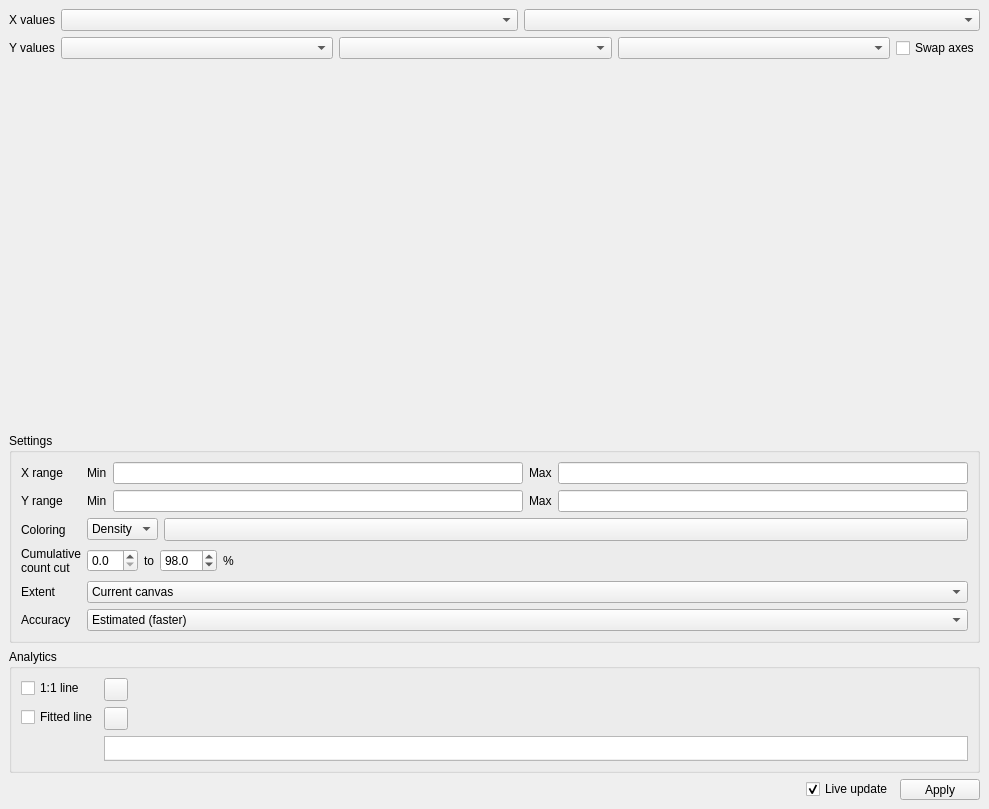
<?xml version="1.0" encoding="UTF-8"?>
<ui version="4.0">
 <class>MainWindow</class>
 <widget class="QMainWindow" name="MainWindow">
  <property name="geometry">
   <rect>
    <x>0</x>
    <y>0</y>
    <width>989</width>
    <height>809</height>
   </rect>
  </property>
  <property name="minimumSize">
   <size>
    <width>0</width>
    <height>100</height>
   </size>
  </property>
  <property name="windowTitle">
   <string>Scatter Plot</string>
  </property>
  <widget class="QWidget" name="centralwidget">
   <layout class="QVBoxLayout" name="verticalLayout" stretch="0,0,1,0,0">
    <item>
     <layout class="QFormLayout" name="formLayout_2">
      <item row="0" column="0">
       <widget class="QLabel" name="label_5">
        <property name="sizePolicy">
         <sizepolicy hsizetype="Fixed" vsizetype="Preferred">
          <horstretch>0</horstretch>
          <verstretch>0</verstretch>
         </sizepolicy>
        </property>
        <property name="text">
         <string>X values</string>
        </property>
       </widget>
      </item>
      <item row="0" column="1">
       <layout class="QHBoxLayout" name="horizontalLayout_7">
        <item>
         <widget class="QgsMapLayerComboBox" name="mLayerX">
          <property name="toolTip">
           <string/>
          </property>
          <property name="currentIndex">
           <number>-1</number>
          </property>
          <property name="allowEmptyLayer" stdset="0">
           <bool>true</bool>
          </property>
          <property name="showCrs" stdset="0">
           <bool>true</bool>
          </property>
         </widget>
        </item>
        <item>
         <widget class="QgsRasterBandComboBox" name="mBandX">
          <property name="editable">
           <bool>false</bool>
          </property>
          <property name="currentIndex">
           <number>-1</number>
          </property>
         </widget>
        </item>
       </layout>
      </item>
      <item row="1" column="0">
       <widget class="QLabel" name="label_7">
        <property name="sizePolicy">
         <sizepolicy hsizetype="Fixed" vsizetype="Preferred">
          <horstretch>0</horstretch>
          <verstretch>0</verstretch>
         </sizepolicy>
        </property>
        <property name="text">
         <string>Y values</string>
        </property>
       </widget>
      </item>
      <item row="1" column="1">
       <layout class="QHBoxLayout" name="horizontalLayout">
        <item>
         <widget class="QgsMapLayerComboBox" name="mLayerY">
          <property name="toolTip">
           <string/>
          </property>
          <property name="currentIndex">
           <number>-1</number>
          </property>
          <property name="allowEmptyLayer" stdset="0">
           <bool>true</bool>
          </property>
          <property name="showCrs" stdset="0">
           <bool>true</bool>
          </property>
         </widget>
        </item>
        <item>
         <widget class="QgsRasterBandComboBox" name="mBandY">
          <property name="editable">
           <bool>false</bool>
          </property>
         </widget>
        </item>
        <item>
         <widget class="QgsFieldComboBox" name="mFieldY">
          <property name="editable">
           <bool>false</bool>
          </property>
          <property name="currentIndex">
           <number>-1</number>
          </property>
          <property name="allowEmptyFieldName" stdset="0">
           <bool>true</bool>
          </property>
         </widget>
        </item>
        <item>
         <widget class="QCheckBox" name="mSwapAxes">
          <property name="sizePolicy">
           <sizepolicy hsizetype="Fixed" vsizetype="Fixed">
            <horstretch>0</horstretch>
            <verstretch>0</verstretch>
           </sizepolicy>
          </property>
          <property name="text">
           <string>Swap axes</string>
          </property>
         </widget>
        </item>
       </layout>
      </item>
     </layout>
    </item>
    <item>
     <widget class="ScatterPlotWidget" name="mScatterPlot" native="true">
      <property name="sizePolicy">
       <sizepolicy hsizetype="Preferred" vsizetype="Preferred">
        <horstretch>0</horstretch>
        <verstretch>1</verstretch>
       </sizepolicy>
      </property>
     </widget>
    </item>
    <item>
     <widget class="QgsCollapsibleGroupBox" name="mGroupBox">
      <property name="sizePolicy">
       <sizepolicy hsizetype="Preferred" vsizetype="Fixed">
        <horstretch>0</horstretch>
        <verstretch>0</verstretch>
       </sizepolicy>
      </property>
      <property name="title">
       <string>Settings</string>
      </property>
      <property name="collapsed" stdset="0">
       <bool>false</bool>
      </property>
      <layout class="QVBoxLayout" name="verticalLayout_2">
       <item>
        <layout class="QFormLayout" name="formLayout">
         <item row="0" column="0">
          <widget class="QLabel" name="label_3">
           <property name="text">
            <string>X range</string>
           </property>
          </widget>
         </item>
         <item row="0" column="1">
          <layout class="QHBoxLayout" name="horizontalLayout_4">
           <item>
            <widget class="QLabel" name="label_10">
             <property name="sizePolicy">
              <sizepolicy hsizetype="Fixed" vsizetype="Preferred">
               <horstretch>0</horstretch>
               <verstretch>0</verstretch>
              </sizepolicy>
             </property>
             <property name="text">
              <string>Min</string>
             </property>
            </widget>
           </item>
           <item>
            <widget class="QgsFilterLineEdit" name="mMinimumX">
             <property name="nullValue" stdset="0">
              <string>band minimum</string>
             </property>
             <property name="qgisRelation" stdset="0">
              <string notr="true"/>
             </property>
            </widget>
           </item>
           <item>
            <widget class="QLabel" name="label_11">
             <property name="sizePolicy">
              <sizepolicy hsizetype="Fixed" vsizetype="Preferred">
               <horstretch>0</horstretch>
               <verstretch>0</verstretch>
              </sizepolicy>
             </property>
             <property name="text">
              <string>Max</string>
             </property>
            </widget>
           </item>
           <item>
            <widget class="QgsFilterLineEdit" name="mMaximumX">
             <property name="nullValue" stdset="0">
              <string>band maximum</string>
             </property>
             <property name="qgisRelation" stdset="0">
              <string notr="true"/>
             </property>
            </widget>
           </item>
          </layout>
         </item>
         <item row="1" column="0">
          <widget class="QLabel" name="label_6">
           <property name="text">
            <string>Y range</string>
           </property>
          </widget>
         </item>
         <item row="1" column="1">
          <layout class="QHBoxLayout" name="horizontalLayout_5">
           <item>
            <widget class="QLabel" name="label_12">
             <property name="sizePolicy">
              <sizepolicy hsizetype="Fixed" vsizetype="Preferred">
               <horstretch>0</horstretch>
               <verstretch>0</verstretch>
              </sizepolicy>
             </property>
             <property name="text">
              <string>Min</string>
             </property>
            </widget>
           </item>
           <item>
            <widget class="QgsFilterLineEdit" name="mMinimumY">
             <property name="nullValue" stdset="0">
              <string>band minimum</string>
             </property>
             <property name="qgisRelation" stdset="0">
              <string notr="true"/>
             </property>
            </widget>
           </item>
           <item>
            <widget class="QLabel" name="label_13">
             <property name="sizePolicy">
              <sizepolicy hsizetype="Fixed" vsizetype="Preferred">
               <horstretch>0</horstretch>
               <verstretch>0</verstretch>
              </sizepolicy>
             </property>
             <property name="text">
              <string>Max</string>
             </property>
            </widget>
           </item>
           <item>
            <widget class="QgsFilterLineEdit" name="mMaximumY">
             <property name="nullValue" stdset="0">
              <string>band maximum</string>
             </property>
             <property name="qgisRelation" stdset="0">
              <string notr="true"/>
             </property>
            </widget>
           </item>
          </layout>
         </item>
         <item row="3" column="0">
          <widget class="QLabel" name="label_15">
           <property name="text">
            <string>Coloring</string>
           </property>
          </widget>
         </item>
         <item row="3" column="1">
          <layout class="QHBoxLayout" name="horizontalLayout_3">
           <item>
            <widget class="QComboBox" name="mColoringType">
             <item>
              <property name="text">
               <string>Density</string>
              </property>
             </item>
             <item>
              <property name="text">
               <string>Scatter</string>
              </property>
             </item>
            </widget>
           </item>
           <item>
            <widget class="QStackedWidget" name="stackedWidget">
             <property name="minimumSize">
              <size>
               <width>100</width>
               <height>0</height>
              </size>
             </property>
             <property name="currentIndex">
              <number>0</number>
             </property>
             <widget class="QWidget" name="page">
              <layout class="QVBoxLayout" name="verticalLayout_3">
               <property name="leftMargin">
                <number>0</number>
               </property>
               <property name="topMargin">
                <number>0</number>
               </property>
               <property name="rightMargin">
                <number>0</number>
               </property>
               <property name="bottomMargin">
                <number>0</number>
               </property>
               <item>
                <widget class="QgsColorRampButton" name="mColoringRamp">
                 <property name="sizePolicy">
                  <sizepolicy hsizetype="Preferred" vsizetype="Fixed">
                   <horstretch>1</horstretch>
                   <verstretch>0</verstretch>
                  </sizepolicy>
                 </property>
                 <property name="text">
                  <string/>
                 </property>
                </widget>
               </item>
              </layout>
             </widget>
             <widget class="QWidget" name="page_2">
              <layout class="QVBoxLayout" name="verticalLayout_4">
               <property name="leftMargin">
                <number>0</number>
               </property>
               <property name="topMargin">
                <number>0</number>
               </property>
               <property name="rightMargin">
                <number>0</number>
               </property>
               <property name="bottomMargin">
                <number>0</number>
               </property>
               <item>
                <layout class="QHBoxLayout" name="horizontalLayout_11">
                 <item>
                  <widget class="QgsColorButton" name="mColoringColor">
                   <property name="color" stdset="0">
                    <color>
                     <red>255</red>
                     <green>255</green>
                     <blue>255</blue>
                    </color>
                   </property>
                   <property name="defaultColor" stdset="0">
                    <color>
                     <red>255</red>
                     <green>255</green>
                     <blue>255</blue>
                    </color>
                   </property>
                  </widget>
                 </item>
                 <item>
                  <widget class="MarkerSymbolComboBox" name="mColoringSymbol"/>
                 </item>
                 <item>
                  <widget class="QSpinBox" name="mColoringSymbolSize">
                   <property name="minimum">
                    <number>1</number>
                   </property>
                   <property name="value">
                    <number>10</number>
                   </property>
                  </widget>
                 </item>
                 <item>
                  <spacer name="horizontalSpacer_6">
                   <property name="orientation">
                    <enum>Qt::Horizontal</enum>
                   </property>
                   <property name="sizeHint" stdset="0">
                    <size>
                     <width>40</width>
                     <height>20</height>
                    </size>
                   </property>
                  </spacer>
                 </item>
                </layout>
               </item>
              </layout>
             </widget>
            </widget>
           </item>
          </layout>
         </item>
         <item row="4" column="0">
          <widget class="QLabel" name="label_16">
           <property name="text">
            <string>Cumulative
count cut</string>
           </property>
          </widget>
         </item>
         <item row="4" column="1">
          <layout class="QHBoxLayout" name="horizontalLayout_6">
           <item>
            <widget class="QDoubleSpinBox" name="mDensityP1">
             <property name="suffix">
              <string/>
             </property>
             <property name="decimals">
              <number>1</number>
             </property>
             <property name="minimum">
              <double>0.000000000000000</double>
             </property>
             <property name="maximum">
              <double>90.000000000000000</double>
             </property>
             <property name="singleStep">
              <double>5.000000000000000</double>
             </property>
             <property name="value">
              <double>0.000000000000000</double>
             </property>
            </widget>
           </item>
           <item>
            <widget class="QLabel" name="label_18">
             <property name="text">
              <string>to</string>
             </property>
            </widget>
           </item>
           <item>
            <widget class="QDoubleSpinBox" name="mDensityP2">
             <property name="suffix">
              <string/>
             </property>
             <property name="decimals">
              <number>1</number>
             </property>
             <property name="minimum">
              <double>90.099999999999994</double>
             </property>
             <property name="maximum">
              <double>100.000000000000000</double>
             </property>
             <property name="singleStep">
              <double>0.100000000000000</double>
             </property>
             <property name="value">
              <double>98.000000000000000</double>
             </property>
            </widget>
           </item>
           <item>
            <widget class="QLabel" name="label_17">
             <property name="text">
              <string>%</string>
             </property>
            </widget>
           </item>
           <item>
            <spacer name="horizontalSpacer_3">
             <property name="orientation">
              <enum>Qt::Horizontal</enum>
             </property>
             <property name="sizeHint" stdset="0">
              <size>
               <width>40</width>
               <height>20</height>
              </size>
             </property>
            </spacer>
           </item>
          </layout>
         </item>
         <item row="5" column="0">
          <widget class="QLabel" name="label_34">
           <property name="sizePolicy">
            <sizepolicy hsizetype="Fixed" vsizetype="Preferred">
             <horstretch>0</horstretch>
             <verstretch>0</verstretch>
            </sizepolicy>
           </property>
           <property name="text">
            <string>Extent</string>
           </property>
          </widget>
         </item>
         <item row="5" column="1">
          <widget class="QComboBox" name="mExtent">
           <property name="toolTip">
            <string>The Statistics extent.</string>
           </property>
           <property name="currentIndex">
            <number>1</number>
           </property>
           <item>
            <property name="text">
             <string>Whole raster</string>
            </property>
           </item>
           <item>
            <property name="text">
             <string>Current canvas</string>
            </property>
           </item>
          </widget>
         </item>
         <item row="6" column="0">
          <widget class="QLabel" name="label_35">
           <property name="sizePolicy">
            <sizepolicy hsizetype="Fixed" vsizetype="Preferred">
             <horstretch>0</horstretch>
             <verstretch>0</verstretch>
            </sizepolicy>
           </property>
           <property name="text">
            <string>Accuracy</string>
           </property>
          </widget>
         </item>
         <item row="6" column="1">
          <widget class="QComboBox" name="mAccuracy">
           <property name="toolTip">
            <string>The calculation accuracy.</string>
           </property>
           <property name="currentIndex">
            <number>0</number>
           </property>
           <item>
            <property name="text">
             <string>Estimated (faster)</string>
            </property>
           </item>
           <item>
            <property name="text">
             <string>Actual (slower)</string>
            </property>
           </item>
          </widget>
         </item>
        </layout>
       </item>
      </layout>
     </widget>
    </item>
    <item>
     <widget class="QgsCollapsibleGroupBox" name="mGroupBox_2">
      <property name="sizePolicy">
       <sizepolicy hsizetype="Preferred" vsizetype="Fixed">
        <horstretch>0</horstretch>
        <verstretch>0</verstretch>
       </sizepolicy>
      </property>
      <property name="minimumSize">
       <size>
        <width>0</width>
        <height>100</height>
       </size>
      </property>
      <property name="title">
       <string>Analytics</string>
      </property>
      <layout class="QFormLayout" name="formLayout_3">
       <item row="0" column="1">
        <layout class="QHBoxLayout" name="horizontalLayout_9">
         <item>
          <widget class="QgsColorButton" name="mOneToOneLineColor">
           <property name="color" stdset="0">
            <color>
             <red>170</red>
             <green>255</green>
             <blue>0</blue>
            </color>
           </property>
           <property name="defaultColor" stdset="0">
            <color>
             <red>170</red>
             <green>255</green>
             <blue>0</blue>
            </color>
           </property>
          </widget>
         </item>
         <item>
          <spacer name="horizontalSpacer_4">
           <property name="orientation">
            <enum>Qt::Horizontal</enum>
           </property>
           <property name="sizeHint" stdset="0">
            <size>
             <width>40</width>
             <height>20</height>
            </size>
           </property>
          </spacer>
         </item>
        </layout>
       </item>
       <item row="0" column="0">
        <widget class="QCheckBox" name="mOneToOneLine">
         <property name="text">
          <string>1:1 line</string>
         </property>
        </widget>
       </item>
       <item row="1" column="0">
        <widget class="QCheckBox" name="mFittedLine">
         <property name="text">
          <string>Fitted line</string>
         </property>
        </widget>
       </item>
       <item row="1" column="1">
        <layout class="QHBoxLayout" name="horizontalLayout_10">
         <item>
          <widget class="QgsColorButton" name="mFittedLineColor">
           <property name="color" stdset="0">
            <color>
             <red>0</red>
             <green>255</green>
             <blue>255</blue>
            </color>
           </property>
           <property name="defaultColor" stdset="0">
            <color>
             <red>0</red>
             <green>255</green>
             <blue>255</blue>
            </color>
           </property>
          </widget>
         </item>
         <item>
          <spacer name="horizontalSpacer_5">
           <property name="orientation">
            <enum>Qt::Horizontal</enum>
           </property>
           <property name="sizeHint" stdset="0">
            <size>
             <width>40</width>
             <height>20</height>
            </size>
           </property>
          </spacer>
         </item>
        </layout>
       </item>
       <item row="2" column="1">
        <widget class="QPlainTextEdit" name="mFittedLineReport">
         <property name="maximumSize">
          <size>
           <width>16777215</width>
           <height>25</height>
          </size>
         </property>
         <property name="readOnly">
          <bool>true</bool>
         </property>
         <property name="backgroundVisible">
          <bool>true</bool>
         </property>
        </widget>
       </item>
      </layout>
     </widget>
    </item>
    <item>
     <layout class="QHBoxLayout" name="horizontalLayout_2">
      <item>
       <spacer name="horizontalSpacer">
        <property name="orientation">
         <enum>Qt::Horizontal</enum>
        </property>
        <property name="sizeHint" stdset="0">
         <size>
          <width>40</width>
          <height>20</height>
         </size>
        </property>
       </spacer>
      </item>
      <item>
       <widget class="QCheckBox" name="mLiveUpdate">
        <property name="toolTip">
         <string>Whether to auto-apply styling.</string>
        </property>
        <property name="text">
         <string>Live update</string>
        </property>
        <property name="checked">
         <bool>true</bool>
        </property>
       </widget>
      </item>
      <item>
       <widget class="QToolButton" name="mApply">
        <property name="sizePolicy">
         <sizepolicy hsizetype="Fixed" vsizetype="Fixed">
          <horstretch>0</horstretch>
          <verstretch>0</verstretch>
         </sizepolicy>
        </property>
        <property name="minimumSize">
         <size>
          <width>80</width>
          <height>0</height>
         </size>
        </property>
        <property name="toolTip">
         <string/>
        </property>
        <property name="text">
         <string>Apply</string>
        </property>
       </widget>
      </item>
     </layout>
    </item>
   </layout>
  </widget>
 </widget>
 <customwidgets>
  <customwidget>
   <class>QgsCollapsibleGroupBox</class>
   <extends>QGroupBox</extends>
   <header>qgscollapsiblegroupbox.h</header>
   <container>1</container>
  </customwidget>
  <customwidget>
   <class>QgsColorButton</class>
   <extends>QToolButton</extends>
   <header>qgscolorbutton.h</header>
  </customwidget>
  <customwidget>
   <class>QgsFieldComboBox</class>
   <extends>QComboBox</extends>
   <header>qgsfieldcombobox.h</header>
  </customwidget>
  <customwidget>
   <class>QgsFilterLineEdit</class>
   <extends>QLineEdit</extends>
   <header>qgsfilterlineedit.h</header>
  </customwidget>
  <customwidget>
   <class>QgsMapLayerComboBox</class>
   <extends>QComboBox</extends>
   <header>qgsmaplayercombobox.h</header>
  </customwidget>
  <customwidget>
   <class>QgsRasterBandComboBox</class>
   <extends>QComboBox</extends>
   <header>qgsrasterbandcombobox.h</header>
  </customwidget>
  <customwidget>
   <class>QgsColorRampButton</class>
   <extends>QToolButton</extends>
   <header>qgis.gui</header>
  </customwidget>
  <customwidget>
   <class>ScatterPlotWidget</class>
   <extends>QWidget</extends>
   <header>scatterplotapp.scatterplotdialog</header>
   <container>1</container>
  </customwidget>
  <customwidget>
   <class>MarkerSymbolComboBox</class>
   <extends>QComboBox</extends>
   <header>enmapbox.qgispluginsupport.qps.plotstyling.plotstyling</header>
  </customwidget>
 </customwidgets>
 <resources/>
 <connections>
  <connection>
   <sender>mLayerY</sender>
   <signal>layerChanged(QgsMapLayer*)</signal>
   <receiver>mBandY</receiver>
   <slot>setLayer(QgsMapLayer*)</slot>
   <hints>
    <hint type="sourcelabel">
     <x>191</x>
     <y>50</y>
    </hint>
    <hint type="destinationlabel">
     <x>441</x>
     <y>50</y>
    </hint>
   </hints>
  </connection>
  <connection>
   <sender>mLayerY</sender>
   <signal>layerChanged(QgsMapLayer*)</signal>
   <receiver>mFieldY</receiver>
   <slot>setLayer(QgsMapLayer*)</slot>
   <hints>
    <hint type="sourcelabel">
     <x>115</x>
     <y>50</y>
    </hint>
    <hint type="destinationlabel">
     <x>614</x>
     <y>42</y>
    </hint>
   </hints>
  </connection>
  <connection>
   <sender>mLayerX</sender>
   <signal>layerChanged(QgsMapLayer*)</signal>
   <receiver>mBandX</receiver>
   <slot>setLayer(QgsMapLayer*)</slot>
   <hints>
    <hint type="sourcelabel">
     <x>362</x>
     <y>20</y>
    </hint>
    <hint type="destinationlabel">
     <x>457</x>
     <y>23</y>
    </hint>
   </hints>
  </connection>
  <connection>
   <sender>mColoringType</sender>
   <signal>currentIndexChanged(int)</signal>
   <receiver>stackedWidget</receiver>
   <slot>setCurrentIndex(int)</slot>
   <hints>
    <hint type="sourcelabel">
     <x>128</x>
     <y>539</y>
    </hint>
    <hint type="destinationlabel">
     <x>321</x>
     <y>540</y>
    </hint>
   </hints>
  </connection>
 </connections>
</ui>
